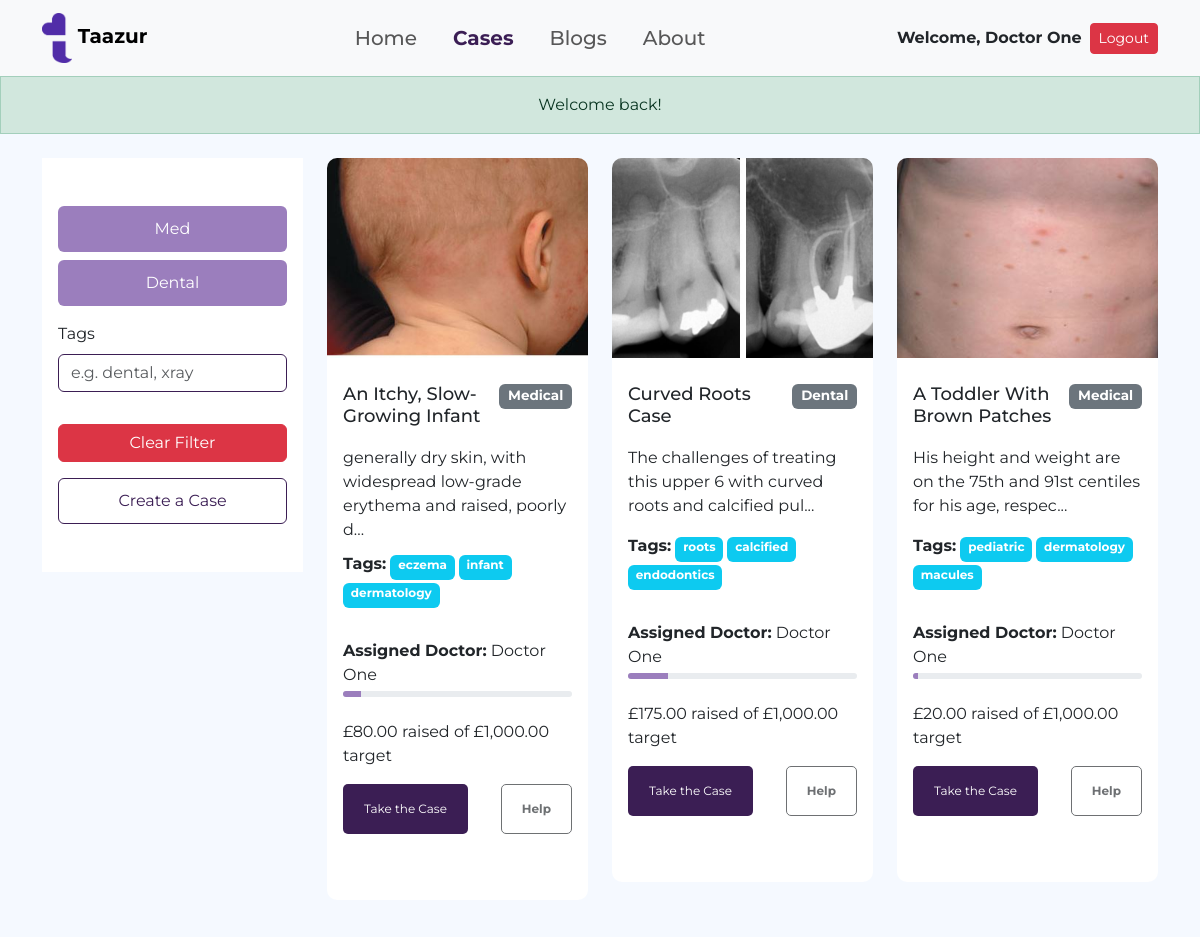
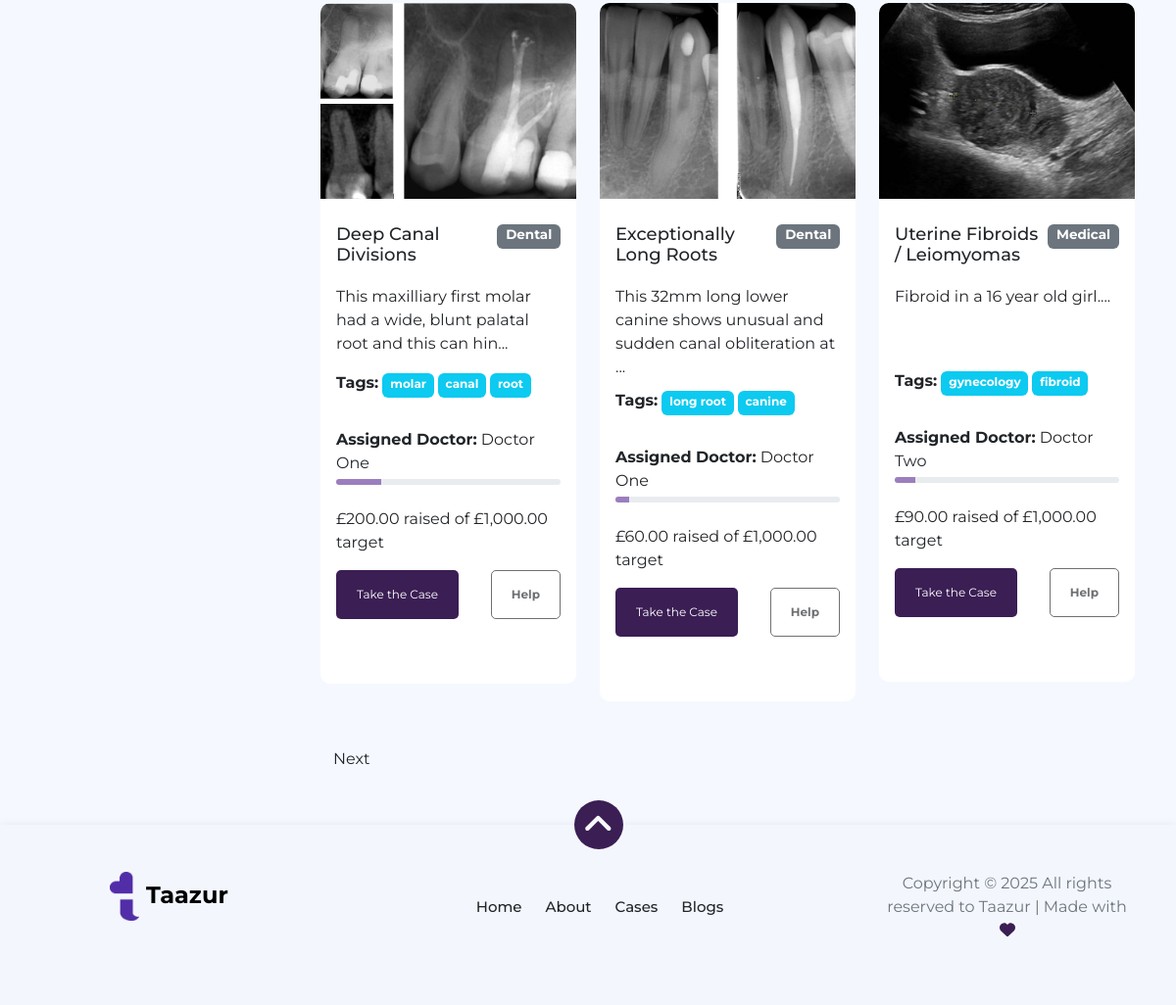
The app's page /cases.php (signed in) with its own data (2 pictures, top to bottom).
### tables this page shows
CREATE TABLE case_images (
    id INT AUTO_INCREMENT PRIMARY KEY,
    case_id INT,
    image_url VARCHAR(255),
    uploaded_at TIMESTAMP DEFAULT CURRENT_TIMESTAMP,
    FOREIGN KEY (case_id) REFERENCES cases(id) ON DELETE CASCADE
);

CREATE TABLE cases (
    id INT AUTO_INCREMENT PRIMARY KEY,
    doctor_id INT,
    patient_id INT NOT NULL,
    title VARCHAR(255),
    description TEXT,
    category ENUM('dental', 'medical') NOT NULL DEFAULT 'medical',
    tags VARCHAR(255),
    target_amount DECIMAL(10,2) NOT NULL DEFAULT 0.00,
    created_at TIMESTAMP DEFAULT CURRENT_TIMESTAMP,
    FOREIGN KEY (doctor_id) REFERENCES users(id) ON DELETE CASCADE,
    FOREIGN KEY (patient_id) REFERENCES users(id) ON DELETE CASCADE
);

### html/cases.php (the view, shortened to what this page needs)
<?php include 'header.php'; ?>
<?php include 'db.php'; ?>
<?php
$filterTags = null;
$page = isset($_GET['page']) ? (int)$_GET['page'] : 1;
$offset = ($page - 1) * 6;
$sql = "SELECT c.id, c.title, c.description, c.category, c.tags, c.target_amount, i.image_url
        FROM cases c
        JOIN case_images i ON c.id = i.case_id";
$sql .= " LIMIT 6 OFFSET $offset";
$result = $conn->query($sql);
$countResult = $conn->query("SELECT COUNT(*) AS total FROM cases c JOIN case_images i ON c.id = i.case_id");
$countRow = $countResult->fetch_assoc();
$totalPages = ceil($countRow['total'] / 6);
?>
    <section class="Cases" id="up">
      <div class="container mt-4">
        <div class="row">
                <div class="col-lg-3 d-none d-lg-block">
                  <div class="bg-white px-3 py-5">
                    <a class="btn btn-filter1 w-100 mb-2 filter-btn" href="cases.php?category=medical">Med</a>
                    <a class="btn btn-filter2 w-100 mb-3 filter-btn" href="cases.php?category=dental">Dental</a>
                    <form method="GET" action="cases.php">
                        <div class="mb-3">
                            <label for="filterTags" class="form-label">Tags</label>
                            <input type="text" class="form-control" id="filterTags" name="tags" value="<?= htmlspecialchars($filterTags ?? '') ?>" placeholder="e.g. dental, xray" onkeydown="if(event.key === 'Enter'){this.form.submit();}">
                        </div>
                    </form>
                    <a href="cases.php" class="btn btn-danger w-100 mt-3">Clear Filter</a>
                    <button class="btn btn-creation w-100 mt-3 " onclick="window.location.href ='createACase.php'"> Create a Case</button>
                </div>
            </div>
            <div class="col-lg-9">
                <div class="row" id="cardsContainer">
          <?php
              if (
                isset($_SESSION['user_id']) &&
                in_array($_SESSION['role'], ['doctor', 'patient']) &&
                $_SESSION['active']
              ):
          while ($row = $result->fetch_assoc()):
              $donationQuery = $conn->query("SELECT SUM(amount) AS total FROM donations WHERE case_id = " . (int)$row['id']);
              $donationRow = $donationQuery->fetch_assoc();
              $raised = $donationRow['total'] ?? 0.00;
              $doctorName = null;
              $doctorResult = $conn->query("SELECT CONCAT(first_name, ' ', last_name) AS name FROM users WHERE id = (SELECT doctor_id FROM cases WHERE id = " . (int)$row['id'] . ")");
              if ($doctorResult && $doctorRow = $doctorResult->fetch_assoc()) {
                  $doctorName = $doctorRow['name'];
              }
              ?>
            <div class="col-md-6 col-lg-4 mb-4 case-card" data-category="<?= ucfirst($row['category']) ?>" id="case-<?= $row['id'] ?>">
              <div class="card">
                <img src="<?= htmlspecialchars($row['image_url']) ?>" class="card-img-top" alt="<?= htmlspecialchars($row['title']) ?>">
                <div class="card-body">
                  <h5 class="card-title d-flex justify-content-between">
                    <?= htmlspecialchars($row['title']) ?>
                    <span class="badge bg-secondary"><?= ucfirst($row['category']) ?></span>
                  </h5>
                  <p class="card-text"><?= htmlspecialchars(substr($row['description'], 0, 75)) ?>...</p>
                  <div class="tags">
                      <strong>Tags:</strong>
                      <?php
                      $tags = explode(',', $row['tags']);
                      foreach ($tags as $tag) {
                          echo "<span class='badge bg-info me-1'>" . htmlspecialchars(trim($tag)) . "</span>";
                      }
                      ?>
                  </div>
                  <div class="d-flex flex-column justify-content-between" style="height: 100%;">
          <?php
          $progressPercent = $row['target_amount'] > 0 ? min(100, ($raised / $row['target_amount']) * 100) : 0;
          ?>
          <?php if ($doctorName): ?>
              <p class="mb-1"><strong>Assigned Doctor:</strong> <?= htmlspecialchars($doctorName) ?></p>
          <?php endif; ?>
          <div class="progress mb-2" style="height: 6px;">
              <div class="progress-bar" role="progressbar" style="width: <?= $progressPercent ?>%;" aria-valuenow="<?= $progressPercent ?>" aria-valuemin="0" aria-valuemax="100"></div>
          </div>
          <p class="mt-2">
              £<?= number_format($raised, 2) ?> raised of £<?= number_format($row['target_amount'], 2) ?> target
          </p>
          <div class="d-flex justify-content-between mt-auto">
                      <button class="btn case-btn btn-take"
                              data-bs-toggle="modal"
                              data-bs-target="#takeModal"
                              data-title="<?= htmlspecialchars($row['title']) ?>"
                              data-description="<?= htmlspecialchars($row['description']) ?>"
                              data-image="<?= htmlspecialchars($row['image_url']) ?>"
                              data-category="<?= ucfirst($row['category']) ?>"
                              data-tags="<?= htmlspecialchars($row['tags']) ?>"
                              data-raised="<?= $raised ?>"
                              data-target="<?= $row['target_amount'] ?>"
                              <?= ($_SESSION['role'] !== 'doctor') ? 'disabled' : '' ?>>
                          Take the Case
                      </button>
                      <button class="btn case-btn btn-help"
                              data-bs-toggle="modal"
                              data-bs-target="#helpModal"
                              data-case-id="<?= $row['id'] ?>"
                              data-target="<?= $row['target_amount'] ?>"
                              data-raised="<?= $raised ?>"
                              <?= ($_SESSION['role'] !== 'patient') ? 'disabled' : '' ?>>
                          Help
                      </button>
                      </div>
                  </div>
                </div>
              </div>
            </div>
          <?php endwhile;  else: ?>
            <div class="col-12">
        <div class="alert alert-warning text-center">You must be a verified doctor or patient to view available cases.</div>
      </div>
    <?php endif; ?>
                </div>
                <div class="pagination">
                    <?php if ($page < $totalPages): ?>
                        <a href="cases.php?page=<?= $page + 1 ?>&tags=<?= htmlspecialchars($filterTags ?? '') ?>" class="btn btn-pagination">Next</a>
                    <?php endif; ?>
                </div>
            </div>
        </div>
      </div>
    </section>
<?php include 'footer.php'; ?>

### html/header.php (shortened to what this page needs)
<!DOCTYPE html>
<html
  lang="ar"
  dir="ltr"
  class="fontawesome-i2svg-active fontawesome-i2svg-complete"
>
  <head>
    <link rel="stylesheet" href="style/all.css" />
    <link rel="stylesheet" href="style/all.min.css" />
    <link rel="stylesheet" href="style/bootstrap.min.css" />
    <link rel="stylesheet" href="style/style.css" />
    <link rel="stylesheet" href="style/btn-effect.css" />
    <link rel="stylesheet" href="style/login-modal.css" />
    <link rel="stylesheet" href="style/creatCase.css" />
    <link rel="stylesheet" href="style/blog.css" />
    <link rel="stylesheet" href="style/about.css" />
    <link rel="stylesheet" href="style/cases.css" />
    <link
      rel="stylesheet"
      href="https://cdn.jsdelivr.net/npm/swiper@11/swiper-bundle.min.css"
    />
  </head>
  <body>
    <header class="sticky-top">
      <nav class="navbar navbar-expand-lg bg-light">
        <div class="container">
          <a class="navbar-brand fw-bold" href="index.php">
            <img src="./imgs/logo2.png" alt="LOGO" width="30" height="50" />
            <span class="logo-text">Taazur</span>
          </a>
          <div class="collapse navbar-collapse" id="navbarSupportedContent">
            <ul
              class="navbar-nav mx-auto mb-2 mb-lg-0 d-flex justify-content-between"
            >
              <li class="nav-item">
                <a class="nav-link <?= basename($_SERVER['PHP_SELF']) == 'index.php' ? 'active' : '' ?>" aria-current="page" href="index.php">Home</a>
              </li>
              <li class="nav-item">
                <a class="nav-link <?= basename($_SERVER['PHP_SELF']) == 'cases.php' ? 'active' : '' ?>" href="cases.php">Cases</a>
              </li>
              <li class="nav-item">
                <a class="nav-link <?= basename($_SERVER['PHP_SELF']) == 'blog.php' ? 'active' : '' ?>" href="blog.php">Blogs </a>
              </li>
              <li class="nav-item">
                <a class="nav-link <?= basename($_SERVER['PHP_SELF']) == 'about.php' ? 'active' : '' ?>" href="about.php">About</a>
              </li>
            </ul>
            <?php if (isset($_SESSION['user_id'])): ?>
  <div class="login d-flex align-items-center">
    <span class="me-2 fw-bold">Welcome, <?= $_SESSION['user_name'] ?></span>
    <a href="logout.php" class="btn btn-danger btn-sm">Logout</a>
  </div>
<?php endif; ?>
          </div>
        </div>
      </nav>
    </header>
<?php if (isset($_SESSION['login_success'])): ?>
  <div class="alert alert-success text-center mb-0 rounded-0">
    <?= $_SESSION['login_success']; unset($_SESSION['login_success']); ?>
  </div>
<?php endif; ?>

### html/footer.php (shortened to what this page needs)
    <footer>
      <div class="container py-5 mt-5">
        <button class="up-btn rounded-circle">
          <a class="text-light" href="#up">
            <i class="fa-solid angle fa-angle-up"></i>
          </a>
        </button>
        <div class="row">
          <div class="col-lg-3 footer-logo">
            <a class="fw-bold fs-4 text-black" href="#">
              <img src="./imgs/Logo2.png" alt="LOGO" width="30" height="50" />
              <span class="logo-text">Taazur</span>
            </a>
          </div>
          <div class="col-lg-6">
            <ul class="list-unstyled footer-list d-flex justify-content-center">
              <li class="d-inline-block ms-4">Home</li>
              <li class="d-inline-block ms-4">About</li>
              <li class="d-inline-block ms-4">Cases</li>
              <li class="d-inline-block ms-4">Blogs</li>
            </ul>
          </div>
          <div class="col-lg-3">
            <p class="text-secondary">
              Copyright © 2025 All rights reserved to Taazur | Made with
              <i class="fa fa-heart" style="color: #3b1e54"></i>
            </p>
          </div>
        </div>
      </div>
    </footer>
  </body>
</html>

### html/style/style.css (style rules this page uses)
* { margin: 0; padding: 0; box-sizing: border-box; font-family: "Playfair Display", serif; }
:root { --primary-color: #3b1e54; --secondary-color: #9b7ebd; --accent-color: #d4bee4; --background-color: #eeeeee; }
a { text-decoration: none; }
body { background-color: var(--background-color); }
.nav-item .nav-link { font-size: 20px; font-weight: 700; margin: 0px 10px; font-weight: 500; transition: 0.2s; }
.nav-item .active { color: var(--primary-color) !important; font-weight: 700; }
.card { padding-bottom: 50px; border: none; border-radius: 10px; height: 500px; transition: 0.3s ease-in; }
.card img { border-top-left-radius: 10px; border-top-right-radius: 10px; object-fit: cover; }
.card-title { font-size: 20px; margin-top: 10px; }
.card button { padding: 10px 20px; font-size: 16px; border-radius: 5px; cursor: pointer; }
footer { background-color: #d4d4d411; text-align: center; position: relative; box-shadow: 0px 2px 10px rgba(0, 0, 0, 0.1); }
.footer-list li { font-size: 15px; font-weight: 500; cursor: pointer; }
footer .up-btn { text-align: center; position: absolute; top: -25px; left: 48.8%; border: 0; width: 50px; height: 50px; background-color: var(--primary-color); }
footer .up-btn .angle { font-size: 35px; }
.footer-list li { margin-top: 25px; }
@media screen and (min-width: 768px) and (max-width: 1319px) { .footer-logo { margin-bottom: 25px; } }

### html/style/login-modal.css (style rules this page uses)
* { margin: 0; padding: 0; box-sizing: border-box; font-family: "Montserrat", sans-serif; }

### html/style/blog.css (style rules this page uses)
:root { --primary-color: #3b1e54; --secondary-color: #9b7ebd; --accent-color: #d4bee4; --background-color: #eeeeee; }
a { text-decoration: none; }
.nav-item .nav-link { font-size: 20px; font-weight: 700; margin: 0px 10px; font-weight: 500; transition: 0.2s; }
.nav-item .active { color: var(--primary-color) !important; font-weight: 700; }
.card { height: auto; }
.card-img-top { height: 200px; object-fit: cover; }
footer { background-color: #d4d4d411; text-align: center; position: relative; box-shadow: 0px 2px 10px rgba(0, 0, 0, 0.1); }
.footer-list li { font-size: 15px; font-weight: 500; cursor: pointer; }
footer .up-btn { text-align: center; position: absolute; top: -25px; left: 48.8%; border: 0; width: 50px; height: 50px; background-color: var(--primary-color); }
footer .up-btn .angle { font-size: 35px; }
.footer-list li { margin-top: 25px; }

### html/style/about.css (style rules this page uses)
:root { --medical-blue: #3B1E54; --medical-green: #9B7EBD; --medical-light: #D4BEE4; }
body { font-family: 'Segoe UI', Tahoma, Geneva, Verdana, sans-serif; background-color: #f5f9ff; }
.navbar-brand { font-weight: 700; }

### html/style/cases.css (style rules this page uses)
#case-2 h5 { height: 47px; }
input { border-color: var(--primary-color) !important; }
.card { height: 450px; }
.card-img-top { min-height: 190px; max-height:200px ; }
.card-title { margin-bottom: 10px; }
.badge { height: 25px; }
.card-text { max-height: 90px !important; min-height: 70px; height: 45%; overflow: auto; }
.btn-help { color: var(--primary-color); font-weight: bold; border: 1px solid var(--primary-color); padding: 10px 20px; cursor: pointer; user-select: none; }
.btn-take { background-color: var(--primary-color); color: white; padding: 10px 20px; cursor: pointer; user-select: none; }
.filter-btn { background-color: var(--secondary-color); color: white; padding: 10px 20px; cursor: pointer; user-select: none; }
.btn-creation { color: var(--primary-color); border-color: var(--primary-color); padding: 10px 20px; cursor: pointer; user-select: none; }
.progress-bar { background-color: var(--secondary-color); }
@media (min-width: 992px) and (max-width: 1399px) { .card { height: 450px; } }
@media (min-width: 992px) and (max-width: 1399px) { .case-btn { font-size: 12px !important; height: 50px; } }
@media (min-width: 992px) and (max-width: 1399px) { .card h5 { font-size: 18px !important; height: 47px !important; } }
@media (min-width: 992px) and (max-width: 1399px) { .card p { margin-top: 15px !important; } }

### html/cases.php (style rules this page uses)
.card { height: auto; display: flex; flex-direction: column; }
.card-img-top { max-height: 200px; object-fit: cover; }

### records on screen
case_images: image_url (picture), case.title "An Itchy, Slow-Growing Infant", case.category "Medical", case.description "generally dry skin, with widespread low-grade erythema and raised, poorly d", case.tags "eczema", case.tags "infant", case.tags "dermatology", doctorName "Doctor One", $progressPercent 8 (drawn), raised "80.00", case.target_amount "1,000.00"
case_images: image_url (picture), case.title "Curved Roots Case", case.category "Dental", case.description "The challenges of treating this upper 6 with curved roots and calcified pul", case.tags "roots", case.tags "calcified", case.tags "endodontics", doctorName "Doctor One", $progressPercent 17.5 (drawn), raised "175.00", case.target_amount "1,000.00"
case_images: image_url (picture), case.title "A Toddler With Brown Patches", case.category "Medical", case.description "His height and weight are on the 75th and 91st centiles for his age, respec", case.tags "pediatric", case.tags "dermatology", case.tags "macules", doctorName "Doctor One", $progressPercent 2 (drawn), raised "20.00", case.target_amount "1,000.00"
case_images: image_url (picture), case.title "Deep Canal Divisions", case.category "Dental", case.description "This maxilliary first molar had a wide, blunt palatal root and this can hin", case.tags "molar", case.tags "canal", case.tags "root", doctorName "Doctor One", $progressPercent 20 (drawn), raised "200.00", case.target_amount "1,000.00"
case_images: image_url (picture), case.title "Exceptionally Long Roots", case.category "Dental", case.description "This 32mm long lower canine shows unusual and sudden canal obliteration at", case.tags "long root", case.tags "canine", doctorName "Doctor One", $progressPercent 6 (drawn), raised "60.00", case.target_amount "1,000.00"
case_images: image_url (picture), case.title "Uterine Fibroids / Leiomyomas", case.category "Medical", case.description "Fibroid in a 16 year old girl.", case.tags "gynecology", case.tags "fibroid", doctorName "Doctor Two", $progressPercent 9 (drawn), raised "90.00", case.target_amount "1,000.00"

### other values on screen
$_SESSION['user_name'] "Doctor One"
$_SESSION['login_success'] "Welcome back!"
